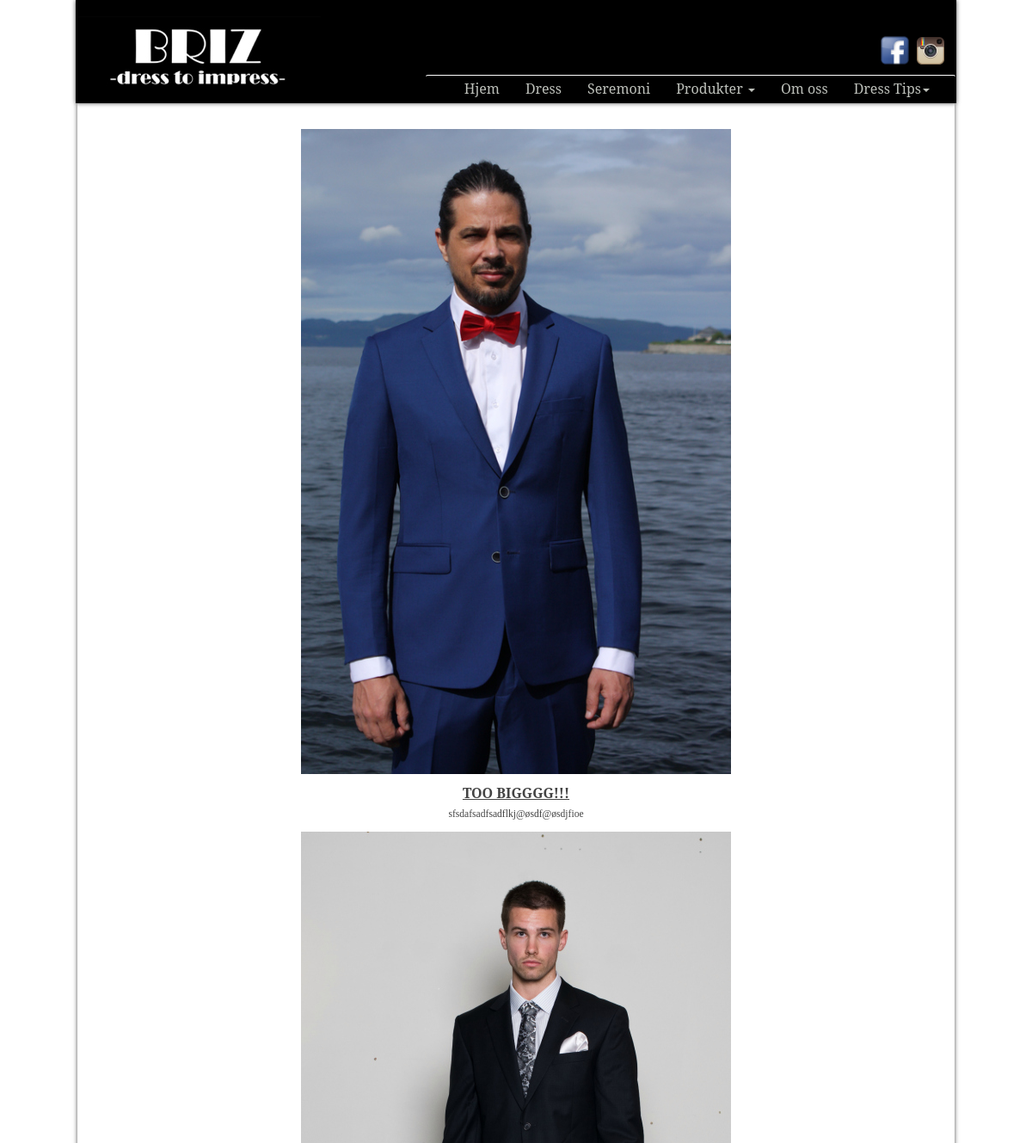
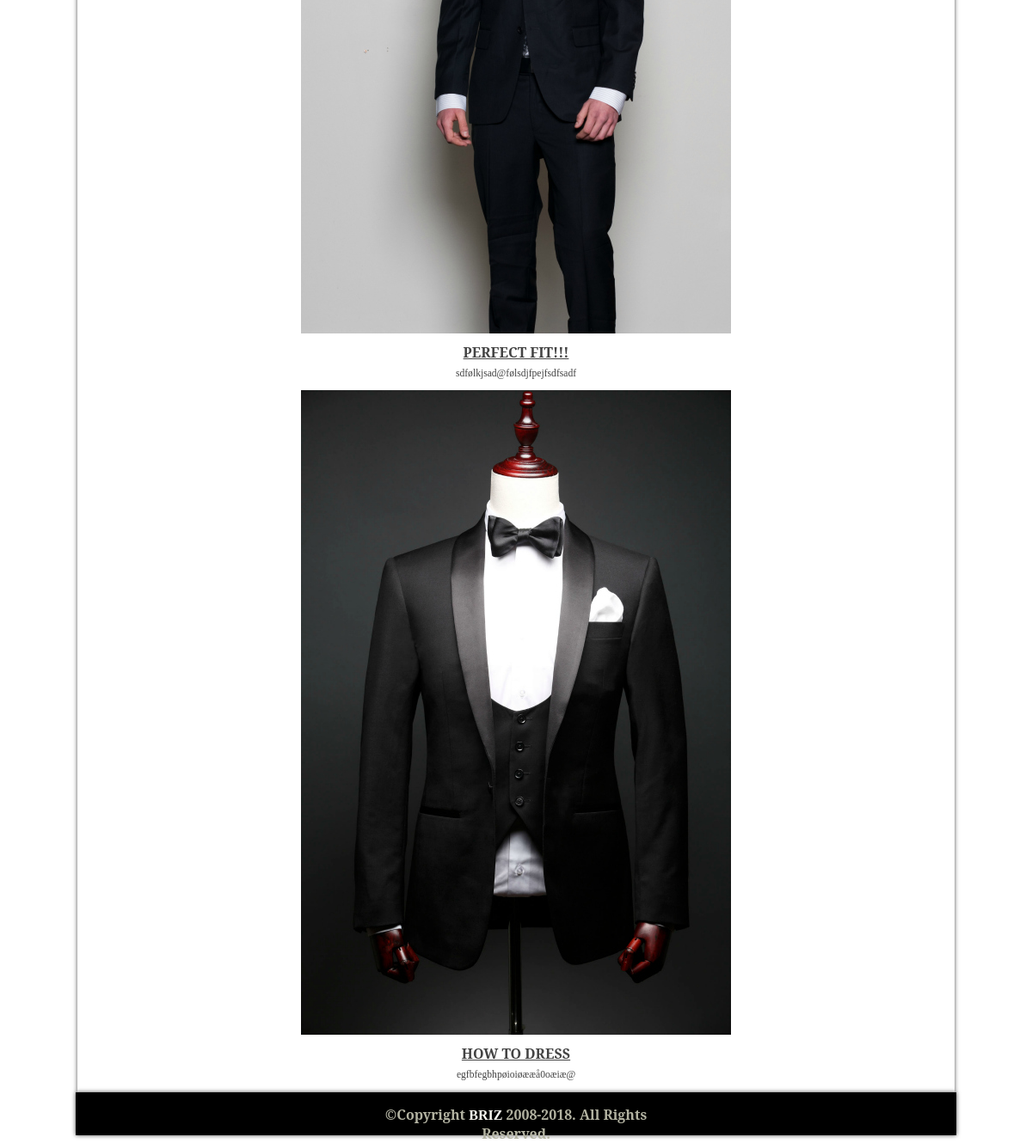
The app's page /slik-skal-dressen-sitte/ with its own data (2 pictures, top to bottom).
### product/models.py (models this page shows, shortened)
@python_2_unicode_compatible
class Dressen_sitte(models.Model):
	image = models.FileField()
	headline = models.CharField(max_length=200)
	tip_text = models.TextField(max_length=3000)

### product/views.py (the view)
# urls.py: url(r'^slik-skal-dressen-sitte/$', views.dressen_sitte, name='dressen_sitte'),
def dressen_sitte(request):
	tips = Dressen_sitte.objects.all()
	return render(request, 'product/dressen_sitte.html', {'tips':tips})

### product/templates/product/dressen_sitte.html
{% extends 'product/base.html' %}
{% block body %}
{% load staticfiles %}
<div class="blog-wrapper">
    {% if tips %}
        <div class="blog-news">
            {% for tip in tips %}
                <div class="blog-news-image">
                    <img class="blog-news-img" src="{{ tip.image.url }}" alt="">
                </div>
                <div class="blog-content-text">
                    <h1>{{ tip.headline }}</h1>
                    <p>{{ tip.tip_text }}</p>
                </div>
            {% endfor %}
        </div>
    {% else %}
        <h1>No tips available</h1>
    {% endif %}
</div>
{% endblock %}

### product/templates/product/base.html (shortened to what this page needs)
<!DOCTYPE html>
<html lang="en">
<head>
    {% load staticfiles %}
    <link rel="stylesheet" href="https://maxcdn.bootstrapcdn.com/bootstrap/3.3.6/css/bootstrap.min.css">
    <link rel="stylesheet" type="text/css" href="{% static 'product/style.css' %}"/>
</head>
<body>
    <div class="header">
        <div class="navigation">
            <div class="navigation-logo"><a href="{% url 'product:index' %}"><img src="{% static 'product/images/logo_briz.jpg' %}" alt="BRIZ.no"></a></div>
            <div class="navigation-media">
                <a href="https://www.instagram.com/briz.no/" target="_blank">
                    <img src="{% static 'product/images/Active-Instagram-3-icon.png' %}"
                         style="width: 32px; height: 32px; margin-top: 3px;"/>
                </a>
                <a href="http:///www.facebook.com/BRIZnorge" target="_blank">
                    <img src="{% static 'product/images/social-facebook-box-blue-icon.png' %}" style="width: 37px; height: 37px;"/>
                </a>
            </div>
            <div class="navigation-menu">
                <nav class="navbar navbar-black">
                    <div class="container-fluid">
                        <div class="collapse navbar-collapse" id="bs-example-navbar-collapse-1">
                            <ul class="nav navbar-nav navbar-right">
                                <li><a href="{% url 'product:index' %}">Hjem</a></li>
                                <li><a href="{% url 'product:collection' 'dress' %}">Dress</a></li>
                                <li><a href="{% url 'product:collection' 'seremoni' %}">Seremoni</a></li>
                                <li class="dropdown">
                                    <a href="#" class="dropdown-toggle" data-toggle="dropdown" role="button"
                                       aria-expanded="false">Produkter <span class="caret"></span></a>
                                </li>
                                <li><a href="{% url 'product:contact' %}">Om oss</a></li>
                                <li class="dropdown">
                                    <a href="#" class="dropdown-toggle" data-toggle="dropdown" role="button"
                                       aria-expanded="false">Dress Tips<span class="caret"></span></a>
                                </li>
                            </ul>
                        </div>
                    </div>
                </nav>
            </div>
        </div>
    </div>
{% block body %}
{% endblock %}
    <div class="footer">
    <div class="copy">
        &#169;Copyright <a href="http://briz.no" target="_blank" style="font-family: Broadway;">BRIZ</a> 2008-{% now "Y" %}.
        All Rights Reserved.
    </div>
</div>
</body>
</html>

### product/static/product/style.css (style rules this page uses)
html, body, div, span, applet, object, iframe, h1, h2, h3, h4, h5, h6, p, blockquote, pre, a, abbr, acronym, address, big, cite, code, del, dfn, em, img, ins, kbd, q, s, samp, small, strike, strong, sub, sup, tt, var, b, u, i, dl, dt, dd, ol, nav ul, nav li, fieldset, form, label, legend, table, caption, tbody, tfoot, thead, tr, th, td, article, aside, canvas, details, embed, figure, figcaption, footer, header, hgroup, menu, nav, output, ruby, section, summary, time, mark, audio, video { margin: 0; padding: 0; border: 0; font-size: 100%; font: inherit; vertical-align: baseline; }
article, aside, details, figcaption, figure, footer, header, hgroup, menu, nav, section { display: block; }
ol, ul { list-style: none; margin: 0; padding: 0; }
a { text-decoration: none; }
body { margin: auto; width: 1024px; background: url("../images/backgroud.jpg") top no-repeat; font-family: "Serif"; }
.header { display: block; background: #000000; box-shadow: 0 0 5px rgba(0, 0, 0, 0.7); height: 120px; width: 1024px; }
.navigation-logo { float: left; }
.navigation-media { float: right; margin-top: 40px; margin-right: 7px; }
.navigation-media img { float: right; margin-right: 7px; }
.navigation-menu { float: right; clear: right; margin-top: 10px; color: #BDC0BA; }
.navbar-black { background-color: #000000; border-top: solid 1px #FFFFFF; }
.navbar-black a { color: #BDC0BA; }
.navbar-nav > li > a { padding-top: 5px !important; padding-bottom: 5px !important; }
.navbar { min-height: 32px !important; }
.footer { display: block; background: #000000; box-shadow: 0 0 5px rgba(0, 0, 0, 0.7); width: 1024px; height: 50px; }
.copy { margin: auto; padding-top: 15px; width: 370px; color: #B2B2A1; font-size: 1.0em; font-weight: bolder; text-align: center; }
.copy a { color: #FCFAF2; }
.blog-wrapper { display: block; margin: auto; box-shadow: 0 0 5px rgba(0, 0, 0, 0.7); width: 1020px; }
.blog-news { display: block; padding-top: 30px; width: inherit; }
.blog-news-image { display: inline-block; margin: auto; width: 100%; }
.blog-news-image img { display: block; margin: auto; }
.blog-content-text { margin: auto; width: 500px; }
.blog-content-text h1 { font-size: 16px; font-weight: bolder; text-align: center; text-decoration: underline; line-height: 34px; color: #434343; }
.blog-content-text p { padding-bottom: 11.6px; font-family: "Verdana"; font-size: 11.6px; font-weight: 500; text-align: center; line-height: 16px; color: #434343; }

### records on screen
Dressen_sitte: image (picture), headline "TOO BIGGGG!!!", tip_text "sfsdafsadfsadflkj@øsdf@øsdjfioe"
Dressen_sitte: image (picture), headline "PERFECT FIT!!!", tip_text "sdfølkjsad@følsdjfpejfsdfsadf"
Dressen_sitte: image (picture), headline "HOW TO DRESS", tip_text "egfbfegbhpøioiøææå0oæiæ@"
